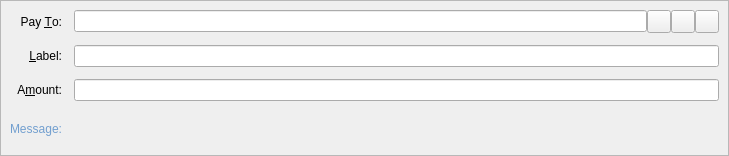
<?xml version="1.0" encoding="UTF-8"?>
<ui version="4.0">
 <class>SendCoinsEntry</class>
 <widget class="QStackedWidget" name="SendCoinsEntry">
  <property name="geometry">
   <rect>
    <x>0</x>
    <y>0</y>
    <width>729</width>
    <height>156</height>
   </rect>
  </property>
  <property name="focusPolicy">
   <enum>Qt::TabFocus</enum>
  </property>
  <property name="autoFillBackground">
   <bool>false</bool>
  </property>
  <widget class="QFrame" name="SendCoins">
   <property name="toolTip">
    <string>This is a normal payment.</string>
   </property>
   <property name="frameShape">
    <enum>QFrame::StyledPanel</enum>
   </property>
   <property name="frameShadow">
    <enum>QFrame::Sunken</enum>
   </property>
   <layout class="QGridLayout" name="gridLayout">
    <property name="spacing">
     <number>12</number>
    </property>
    <item row="0" column="0">
     <widget class="QLabel" name="payToLabel">
      <property name="text">
       <string>Pay &amp;To:</string>
      </property>
      <property name="alignment">
       <set>Qt::AlignRight|Qt::AlignTrailing|Qt::AlignVCenter</set>
      </property>
      <property name="buddy">
       <cstring>payTo</cstring>
      </property>
     </widget>
    </item>
    <item row="0" column="1">
     <layout class="QHBoxLayout" name="payToLayout">
      <property name="spacing">
       <number>0</number>
      </property>
      <item>
       <widget class="QValidatedLineEdit" name="payTo">
        <property name="toolTip">
         <string>The GTR address to send the payment to</string>
        </property>
       </widget>
      </item>
      <item>
       <widget class="QToolButton" name="addressBookButton">
        <property name="toolTip">
         <string>Choose previously used address</string>
        </property>
        <property name="text">
         <string/>
        </property>
        <property name="icon">
         <iconset resource="../GoldenTrillionCash.qrc">
          <normaloff>:/icons/address-book</normaloff>:/icons/address-book</iconset>
        </property>
        <property name="shortcut">
         <string>Alt+A</string>
        </property>
       </widget>
      </item>
      <item>
       <widget class="QToolButton" name="pasteButton">
        <property name="toolTip">
         <string>Paste address from clipboard</string>
        </property>
        <property name="text">
         <string/>
        </property>
        <property name="icon">
         <iconset resource="../GoldenTrillionCash.qrc">
          <normaloff>:/icons/editpaste</normaloff>:/icons/editpaste</iconset>
        </property>
        <property name="shortcut">
         <string>Alt+P</string>
        </property>
       </widget>
      </item>
      <item>
       <widget class="QToolButton" name="deleteButton">
        <property name="toolTip">
         <string>Remove this entry</string>
        </property>
        <property name="text">
         <string/>
        </property>
        <property name="icon">
         <iconset resource="../GoldenTrillionCash.qrc">
          <normaloff>:/icons/remove</normaloff>:/icons/remove</iconset>
        </property>
       </widget>
      </item>
     </layout>
    </item>
    <item row="1" column="0">
     <widget class="QLabel" name="labelLabel">
      <property name="text">
       <string>&amp;Label:</string>
      </property>
      <property name="alignment">
       <set>Qt::AlignRight|Qt::AlignTrailing|Qt::AlignVCenter</set>
      </property>
      <property name="buddy">
       <cstring>addAsLabel</cstring>
      </property>
     </widget>
    </item>
    <item row="1" column="1">
     <widget class="QLineEdit" name="addAsLabel">
      <property name="toolTip">
       <string>Enter a label for this address to add it to the list of used addresses</string>
      </property>
     </widget>
    </item>
    <item row="2" column="0">
     <widget class="QLabel" name="amountLabel">
      <property name="text">
       <string>A&amp;mount:</string>
      </property>
      <property name="alignment">
       <set>Qt::AlignRight|Qt::AlignTrailing|Qt::AlignVCenter</set>
      </property>
      <property name="buddy">
       <cstring>payAmount</cstring>
      </property>
     </widget>
    </item>
    <item row="2" column="1">
     <widget class="BitcoinAmountField" name="payAmount"/>
    </item>
    <item row="3" column="0">
     <widget class="QLabel" name="messageLabel">
      <property name="text">
       <string>&lt;html&gt;&lt;head/&gt;&lt;body&gt;&lt;p&gt;&lt;span style=&quot; color:#729fcf;&quot;&gt;Message:&lt;/span&gt;&lt;/p&gt;&lt;/body&gt;&lt;/html&gt;</string>
      </property>
      <property name="alignment">
       <set>Qt::AlignRight|Qt::AlignTrailing|Qt::AlignVCenter</set>
      </property>
     </widget>
    </item>
    <item row="3" column="1">
     <widget class="QLabel" name="messageTextLabel">
      <property name="toolTip">
       <string>A message that was attached to the GoldenTrillionCash: URI which will be stored with the transaction for your reference. Note: This message will not be sent over the GoldenTrillionCash network.</string>
      </property>
      <property name="textFormat">
       <enum>Qt::PlainText</enum>
      </property>
     </widget>
    </item>
   </layout>
  </widget>
  <widget class="QFrame" name="SendCoins_InsecurePaymentRequest">
   <property name="palette">
    <palette>
     <active>
      <colorrole role="WindowText">
       <brush brushstyle="SolidPattern">
        <color alpha="255">
         <red>0</red>
         <green>0</green>
         <blue>0</blue>
        </color>
       </brush>
      </colorrole>
      <colorrole role="Button">
       <brush brushstyle="SolidPattern">
        <color alpha="255">
         <red>255</red>
         <green>255</green>
         <blue>127</blue>
        </color>
       </brush>
      </colorrole>
      <colorrole role="Light">
       <brush brushstyle="SolidPattern">
        <color alpha="255">
         <red>255</red>
         <green>255</green>
         <blue>255</blue>
        </color>
       </brush>
      </colorrole>
      <colorrole role="Midlight">
       <brush brushstyle="SolidPattern">
        <color alpha="255">
         <red>255</red>
         <green>255</green>
         <blue>191</blue>
        </color>
       </brush>
      </colorrole>
      <colorrole role="Dark">
       <brush brushstyle="SolidPattern">
        <color alpha="255">
         <red>127</red>
         <green>127</green>
         <blue>63</blue>
        </color>
       </brush>
      </colorrole>
      <colorrole role="Mid">
       <brush brushstyle="SolidPattern">
        <color alpha="255">
         <red>170</red>
         <green>170</green>
         <blue>84</blue>
        </color>
       </brush>
      </colorrole>
      <colorrole role="Text">
       <brush brushstyle="SolidPattern">
        <color alpha="255">
         <red>0</red>
         <green>0</green>
         <blue>0</blue>
        </color>
       </brush>
      </colorrole>
      <colorrole role="BrightText">
       <brush brushstyle="SolidPattern">
        <color alpha="255">
         <red>255</red>
         <green>255</green>
         <blue>255</blue>
        </color>
       </brush>
      </colorrole>
      <colorrole role="ButtonText">
       <brush brushstyle="SolidPattern">
        <color alpha="255">
         <red>0</red>
         <green>0</green>
         <blue>0</blue>
        </color>
       </brush>
      </colorrole>
      <colorrole role="Base">
       <brush brushstyle="SolidPattern">
        <color alpha="255">
         <red>255</red>
         <green>255</green>
         <blue>255</blue>
        </color>
       </brush>
      </colorrole>
      <colorrole role="Window">
       <brush brushstyle="SolidPattern">
        <color alpha="255">
         <red>255</red>
         <green>255</green>
         <blue>127</blue>
        </color>
       </brush>
      </colorrole>
      <colorrole role="Shadow">
       <brush brushstyle="SolidPattern">
        <color alpha="255">
         <red>0</red>
         <green>0</green>
         <blue>0</blue>
        </color>
       </brush>
      </colorrole>
      <colorrole role="AlternateBase">
       <brush brushstyle="SolidPattern">
        <color alpha="255">
         <red>255</red>
         <green>255</green>
         <blue>191</blue>
        </color>
       </brush>
      </colorrole>
      <colorrole role="ToolTipBase">
       <brush brushstyle="SolidPattern">
        <color alpha="255">
         <red>255</red>
         <green>255</green>
         <blue>220</blue>
        </color>
       </brush>
      </colorrole>
      <colorrole role="ToolTipText">
       <brush brushstyle="SolidPattern">
        <color alpha="255">
         <red>0</red>
         <green>0</green>
         <blue>0</blue>
        </color>
       </brush>
      </colorrole>
     </active>
     <inactive>
      <colorrole role="WindowText">
       <brush brushstyle="SolidPattern">
        <color alpha="255">
         <red>0</red>
         <green>0</green>
         <blue>0</blue>
        </color>
       </brush>
      </colorrole>
      <colorrole role="Button">
       <brush brushstyle="SolidPattern">
        <color alpha="255">
         <red>255</red>
         <green>255</green>
         <blue>127</blue>
        </color>
       </brush>
      </colorrole>
      <colorrole role="Light">
       <brush brushstyle="SolidPattern">
        <color alpha="255">
         <red>255</red>
         <green>255</green>
         <blue>255</blue>
        </color>
       </brush>
      </colorrole>
      <colorrole role="Midlight">
       <brush brushstyle="SolidPattern">
        <color alpha="255">
         <red>255</red>
         <green>255</green>
         <blue>191</blue>
        </color>
       </brush>
      </colorrole>
      <colorrole role="Dark">
       <brush brushstyle="SolidPattern">
        <color alpha="255">
         <red>127</red>
         <green>127</green>
         <blue>63</blue>
        </color>
       </brush>
      </colorrole>
      <colorrole role="Mid">
       <brush brushstyle="SolidPattern">
        <color alpha="255">
         <red>170</red>
         <green>170</green>
         <blue>84</blue>
        </color>
       </brush>
      </colorrole>
      <colorrole role="Text">
       <brush brushstyle="SolidPattern">
        <color alpha="255">
         <red>0</red>
         <green>0</green>
         <blue>0</blue>
        </color>
       </brush>
      </colorrole>
      <colorrole role="BrightText">
       <brush brushstyle="SolidPattern">
        <color alpha="255">
         <red>255</red>
         <green>255</green>
         <blue>255</blue>
        </color>
       </brush>
      </colorrole>
      <colorrole role="ButtonText">
       <brush brushstyle="SolidPattern">
        <color alpha="255">
         <red>0</red>
         <green>0</green>
         <blue>0</blue>
        </color>
       </brush>
      </colorrole>
      <colorrole role="Base">
       <brush brushstyle="SolidPattern">
        <color alpha="255">
         <red>255</red>
         <green>255</green>
         <blue>255</blue>
        </color>
       </brush>
      </colorrole>
      <colorrole role="Window">
       <brush brushstyle="SolidPattern">
        <color alpha="255">
         <red>255</red>
         <green>255</green>
         <blue>127</blue>
        </color>
       </brush>
      </colorrole>
      <colorrole role="Shadow">
       <brush brushstyle="SolidPattern">
        <color alpha="255">
         <red>0</red>
         <green>0</green>
         <blue>0</blue>
        </color>
       </brush>
      </colorrole>
      <colorrole role="AlternateBase">
       <brush brushstyle="SolidPattern">
        <color alpha="255">
         <red>255</red>
         <green>255</green>
         <blue>191</blue>
        </color>
       </brush>
      </colorrole>
      <colorrole role="ToolTipBase">
       <brush brushstyle="SolidPattern">
        <color alpha="255">
         <red>255</red>
         <green>255</green>
         <blue>220</blue>
        </color>
       </brush>
      </colorrole>
      <colorrole role="ToolTipText">
       <brush brushstyle="SolidPattern">
        <color alpha="255">
         <red>0</red>
         <green>0</green>
         <blue>0</blue>
        </color>
       </brush>
      </colorrole>
     </inactive>
     <disabled>
      <colorrole role="WindowText">
       <brush brushstyle="SolidPattern">
        <color alpha="255">
         <red>127</red>
         <green>127</green>
         <blue>63</blue>
        </color>
       </brush>
      </colorrole>
      <colorrole role="Button">
       <brush brushstyle="SolidPattern">
        <color alpha="255">
         <red>255</red>
         <green>255</green>
         <blue>127</blue>
        </color>
       </brush>
      </colorrole>
      <colorrole role="Light">
       <brush brushstyle="SolidPattern">
        <color alpha="255">
         <red>255</red>
         <green>255</green>
         <blue>255</blue>
        </color>
       </brush>
      </colorrole>
      <colorrole role="Midlight">
       <brush brushstyle="SolidPattern">
        <color alpha="255">
         <red>255</red>
         <green>255</green>
         <blue>191</blue>
        </color>
       </brush>
      </colorrole>
      <colorrole role="Dark">
       <brush brushstyle="SolidPattern">
        <color alpha="255">
         <red>127</red>
         <green>127</green>
         <blue>63</blue>
        </color>
       </brush>
      </colorrole>
      <colorrole role="Mid">
       <brush brushstyle="SolidPattern">
        <color alpha="255">
         <red>170</red>
         <green>170</green>
         <blue>84</blue>
        </color>
       </brush>
      </colorrole>
      <colorrole role="Text">
       <brush brushstyle="SolidPattern">
        <color alpha="255">
         <red>127</red>
         <green>127</green>
         <blue>63</blue>
        </color>
       </brush>
      </colorrole>
      <colorrole role="BrightText">
       <brush brushstyle="SolidPattern">
        <color alpha="255">
         <red>255</red>
         <green>255</green>
         <blue>255</blue>
        </color>
       </brush>
      </colorrole>
      <colorrole role="ButtonText">
       <brush brushstyle="SolidPattern">
        <color alpha="255">
         <red>127</red>
         <green>127</green>
         <blue>63</blue>
        </color>
       </brush>
      </colorrole>
      <colorrole role="Base">
       <brush brushstyle="SolidPattern">
        <color alpha="255">
         <red>255</red>
         <green>255</green>
         <blue>127</blue>
        </color>
       </brush>
      </colorrole>
      <colorrole role="Window">
       <brush brushstyle="SolidPattern">
        <color alpha="255">
         <red>255</red>
         <green>255</green>
         <blue>127</blue>
        </color>
       </brush>
      </colorrole>
      <colorrole role="Shadow">
       <brush brushstyle="SolidPattern">
        <color alpha="255">
         <red>0</red>
         <green>0</green>
         <blue>0</blue>
        </color>
       </brush>
      </colorrole>
      <colorrole role="AlternateBase">
       <brush brushstyle="SolidPattern">
        <color alpha="255">
         <red>255</red>
         <green>255</green>
         <blue>127</blue>
        </color>
       </brush>
      </colorrole>
      <colorrole role="ToolTipBase">
       <brush brushstyle="SolidPattern">
        <color alpha="255">
         <red>255</red>
         <green>255</green>
         <blue>220</blue>
        </color>
       </brush>
      </colorrole>
      <colorrole role="ToolTipText">
       <brush brushstyle="SolidPattern">
        <color alpha="255">
         <red>0</red>
         <green>0</green>
         <blue>0</blue>
        </color>
       </brush>
      </colorrole>
     </disabled>
    </palette>
   </property>
   <property name="toolTip">
    <string>This is an unverified payment request.</string>
   </property>
   <property name="autoFillBackground">
    <bool>true</bool>
   </property>
   <property name="frameShape">
    <enum>QFrame::StyledPanel</enum>
   </property>
   <property name="frameShadow">
    <enum>QFrame::Sunken</enum>
   </property>
   <layout class="QGridLayout" name="gridLayout_is">
    <property name="spacing">
     <number>12</number>
    </property>
    <item row="0" column="0">
     <widget class="QLabel" name="payToLabel_is">
      <property name="text">
       <string>Pay To:</string>
      </property>
      <property name="alignment">
       <set>Qt::AlignRight|Qt::AlignTrailing|Qt::AlignVCenter</set>
      </property>
     </widget>
    </item>
    <item row="0" column="1">
     <layout class="QHBoxLayout" name="payToLayout_is">
      <property name="spacing">
       <number>0</number>
      </property>
      <item>
       <widget class="QLabel" name="payTo_is"/>
      </item>
      <item>
       <widget class="QToolButton" name="deleteButton_is">
        <property name="toolTip">
         <string>Remove this entry</string>
        </property>
        <property name="text">
         <string/>
        </property>
        <property name="icon">
         <iconset resource="../GoldenTrillionCash.qrc">
          <normaloff>:/icons/remove</normaloff>:/icons/remove</iconset>
        </property>
       </widget>
      </item>
     </layout>
    </item>
    <item row="1" column="0">
     <widget class="QLabel" name="memoLabel_is">
      <property name="text">
       <string>Memo:</string>
      </property>
      <property name="alignment">
       <set>Qt::AlignRight|Qt::AlignTrailing|Qt::AlignVCenter</set>
      </property>
     </widget>
    </item>
    <item row="1" column="1">
     <widget class="QLabel" name="memoTextLabel_is">
      <property name="textFormat">
       <enum>Qt::PlainText</enum>
      </property>
     </widget>
    </item>
    <item row="2" column="0">
     <widget class="QLabel" name="amountLabel_is">
      <property name="text">
       <string>A&amp;mount:</string>
      </property>
      <property name="alignment">
       <set>Qt::AlignRight|Qt::AlignTrailing|Qt::AlignVCenter</set>
      </property>
      <property name="buddy">
       <cstring>payAmount_is</cstring>
      </property>
     </widget>
    </item>
    <item row="2" column="1">
     <widget class="BitcoinAmountField" name="payAmount_is">
      <property name="acceptDrops">
       <bool>false</bool>
      </property>
     </widget>
    </item>
   </layout>
  </widget>
  <widget class="QFrame" name="SendCoins_SecurePaymentRequest">
   <property name="palette">
    <palette>
     <active>
      <colorrole role="WindowText">
       <brush brushstyle="SolidPattern">
        <color alpha="255">
         <red>0</red>
         <green>0</green>
         <blue>0</blue>
        </color>
       </brush>
      </colorrole>
      <colorrole role="Button">
       <brush brushstyle="SolidPattern">
        <color alpha="255">
         <red>140</red>
         <green>232</green>
         <blue>119</blue>
        </color>
       </brush>
      </colorrole>
      <colorrole role="Light">
       <brush brushstyle="SolidPattern">
        <color alpha="255">
         <red>230</red>
         <green>255</green>
         <blue>224</blue>
        </color>
       </brush>
      </colorrole>
      <colorrole role="Midlight">
       <brush brushstyle="SolidPattern">
        <color alpha="255">
         <red>185</red>
         <green>243</green>
         <blue>171</blue>
        </color>
       </brush>
      </colorrole>
      <colorrole role="Dark">
       <brush brushstyle="SolidPattern">
        <color alpha="255">
         <red>70</red>
         <green>116</green>
         <blue>59</blue>
        </color>
       </brush>
      </colorrole>
      <colorrole role="Mid">
       <brush brushstyle="SolidPattern">
        <color alpha="255">
         <red>93</red>
         <green>155</green>
         <blue>79</blue>
        </color>
       </brush>
      </colorrole>
      <colorrole role="Text">
       <brush brushstyle="SolidPattern">
        <color alpha="255">
         <red>0</red>
         <green>0</green>
         <blue>0</blue>
        </color>
       </brush>
      </colorrole>
      <colorrole role="BrightText">
       <brush brushstyle="SolidPattern">
        <color alpha="255">
         <red>155</red>
         <green>255</green>
         <blue>147</blue>
        </color>
       </brush>
      </colorrole>
      <colorrole role="ButtonText">
       <brush brushstyle="SolidPattern">
        <color alpha="255">
         <red>0</red>
         <green>0</green>
         <blue>0</blue>
        </color>
       </brush>
      </colorrole>
      <colorrole role="Base">
       <brush brushstyle="SolidPattern">
        <color alpha="255">
         <red>119</red>
         <green>255</green>
         <blue>233</blue>
        </color>
       </brush>
      </colorrole>
      <colorrole role="Window">
       <brush brushstyle="SolidPattern">
        <color alpha="255">
         <red>140</red>
         <green>232</green>
         <blue>119</blue>
        </color>
       </brush>
      </colorrole>
      <colorrole role="Shadow">
       <brush brushstyle="SolidPattern">
        <color alpha="255">
         <red>0</red>
         <green>0</green>
         <blue>0</blue>
        </color>
       </brush>
      </colorrole>
      <colorrole role="AlternateBase">
       <brush brushstyle="SolidPattern">
        <color alpha="255">
         <red>197</red>
         <green>243</green>
         <blue>187</blue>
        </color>
       </brush>
      </colorrole>
      <colorrole role="NoRole">
       <brush brushstyle="SolidPattern">
        <color alpha="255">
         <red>125</red>
         <green>194</green>
         <blue>122</blue>
        </color>
       </brush>
      </colorrole>
      <colorrole role="ToolTipBase">
       <brush brushstyle="SolidPattern">
        <color alpha="255">
         <red>255</red>
         <green>255</green>
         <blue>220</blue>
        </color>
       </brush>
      </colorrole>
      <colorrole role="ToolTipText">
       <brush brushstyle="SolidPattern">
        <color alpha="255">
         <red>0</red>
         <green>0</green>
         <blue>0</blue>
        </color>
       </brush>
      </colorrole>
     </active>
     <inactive>
      <colorrole role="WindowText">
       <brush brushstyle="SolidPattern">
        <color alpha="255">
         <red>0</red>
         <green>0</green>
         <blue>0</blue>
        </color>
       </brush>
      </colorrole>
      <colorrole role="Button">
       <brush brushstyle="SolidPattern">
        <color alpha="255">
         <red>140</red>
         <green>232</green>
         <blue>119</blue>
        </color>
       </brush>
      </colorrole>
      <colorrole role="Light">
       <brush brushstyle="SolidPattern">
        <color alpha="255">
         <red>230</red>
         <green>255</green>
         <blue>224</blue>
        </color>
       </brush>
      </colorrole>
      <colorrole role="Midlight">
       <brush brushstyle="SolidPattern">
        <color alpha="255">
         <red>185</red>
         <green>243</green>
         <blue>171</blue>
        </color>
       </brush>
      </colorrole>
      <colorrole role="Dark">
       <brush brushstyle="SolidPattern">
        <color alpha="255">
         <red>70</red>
         <green>116</green>
         <blue>59</blue>
        </color>
       </brush>
      </colorrole>
      <colorrole role="Mid">
       <brush brushstyle="SolidPattern">
        <color alpha="255">
         <red>93</red>
         <green>155</green>
         <blue>79</blue>
        </color>
       </brush>
      </colorrole>
      <colorrole role="Text">
       <brush brushstyle="SolidPattern">
        <color alpha="255">
         <red>0</red>
         <green>0</green>
         <blue>0</blue>
        </color>
       </brush>
      </colorrole>
      <colorrole role="BrightText">
       <brush brushstyle="SolidPattern">
        <color alpha="255">
         <red>155</red>
         <green>255</green>
         <blue>147</blue>
        </color>
       </brush>
      </colorrole>
      <colorrole role="ButtonText">
       <brush brushstyle="SolidPattern">
        <color alpha="255">
         <red>0</red>
         <green>0</green>
         <blue>0</blue>
        </color>
       </brush>
      </colorrole>
      <colorrole role="Base">
       <brush brushstyle="SolidPattern">
        <color alpha="255">
         <red>119</red>
         <green>255</green>
         <blue>233</blue>
        </color>
       </brush>
      </colorrole>
      <colorrole role="Window">
       <brush brushstyle="SolidPattern">
        <color alpha="255">
         <red>140</red>
         <green>232</green>
         <blue>119</blue>
        </color>
       </brush>
      </colorrole>
      <colorrole role="Shadow">
       <brush brushstyle="SolidPattern">
        <color alpha="255">
         <red>0</red>
         <green>0</green>
         <blue>0</blue>
        </color>
       </brush>
      </colorrole>
      <colorrole role="AlternateBase">
       <brush brushstyle="SolidPattern">
        <color alpha="255">
         <red>197</red>
         <green>243</green>
         <blue>187</blue>
        </color>
       </brush>
      </colorrole>
      <colorrole role="NoRole">
       <brush brushstyle="SolidPattern">
        <color alpha="255">
         <red>125</red>
         <green>194</green>
         <blue>122</blue>
        </color>
       </brush>
      </colorrole>
      <colorrole role="ToolTipBase">
       <brush brushstyle="SolidPattern">
        <color alpha="255">
         <red>255</red>
         <green>255</green>
         <blue>220</blue>
        </color>
       </brush>
      </colorrole>
      <colorrole role="ToolTipText">
       <brush brushstyle="SolidPattern">
        <color alpha="255">
         <red>0</red>
         <green>0</green>
         <blue>0</blue>
        </color>
       </brush>
      </colorrole>
     </inactive>
     <disabled>
      <colorrole role="WindowText">
       <brush brushstyle="SolidPattern">
        <color alpha="255">
         <red>70</red>
         <green>116</green>
         <blue>59</blue>
        </color>
       </brush>
      </colorrole>
      <colorrole role="Button">
       <brush brushstyle="SolidPattern">
        <color alpha="255">
         <red>140</red>
         <green>232</green>
         <blue>119</blue>
        </color>
       </brush>
      </colorrole>
      <colorrole role="Light">
       <brush brushstyle="SolidPattern">
        <color alpha="255">
         <red>230</red>
         <green>255</green>
         <blue>224</blue>
        </color>
       </brush>
      </colorrole>
      <colorrole role="Midlight">
       <brush brushstyle="SolidPattern">
        <color alpha="255">
         <red>185</red>
         <green>243</green>
         <blue>171</blue>
        </color>
       </brush>
      </colorrole>
      <colorrole role="Dark">
       <brush brushstyle="SolidPattern">
        <color alpha="255">
         <red>70</red>
         <green>116</green>
         <blue>59</blue>
        </color>
       </brush>
      </colorrole>
      <colorrole role="Mid">
       <brush brushstyle="SolidPattern">
        <color alpha="255">
         <red>93</red>
         <green>155</green>
         <blue>79</blue>
        </color>
       </brush>
      </colorrole>
      <colorrole role="Text">
       <brush brushstyle="SolidPattern">
        <color alpha="255">
         <red>70</red>
         <green>116</green>
         <blue>59</blue>
        </color>
       </brush>
      </colorrole>
      <colorrole role="BrightText">
       <brush brushstyle="SolidPattern">
        <color alpha="255">
         <red>155</red>
         <green>255</green>
         <blue>147</blue>
        </color>
       </brush>
      </colorrole>
      <colorrole role="ButtonText">
       <brush brushstyle="SolidPattern">
        <color alpha="255">
         <red>70</red>
         <green>116</green>
         <blue>59</blue>
        </color>
       </brush>
      </colorrole>
      <colorrole role="Base">
       <brush brushstyle="SolidPattern">
        <color alpha="255">
         <red>140</red>
         <green>232</green>
         <blue>119</blue>
        </color>
       </brush>
      </colorrole>
      <colorrole role="Window">
       <brush brushstyle="SolidPattern">
        <color alpha="255">
         <red>140</red>
         <green>232</green>
         <blue>119</blue>
        </color>
       </brush>
      </colorrole>
      <colorrole role="Shadow">
       <brush brushstyle="SolidPattern">
        <color alpha="255">
         <red>0</red>
         <green>0</green>
         <blue>0</blue>
        </color>
       </brush>
      </colorrole>
      <colorrole role="AlternateBase">
       <brush brushstyle="SolidPattern">
        <color alpha="255">
         <red>140</red>
         <green>232</green>
         <blue>119</blue>
        </color>
       </brush>
      </colorrole>
      <colorrole role="NoRole">
       <brush brushstyle="SolidPattern">
        <color alpha="255">
         <red>125</red>
         <green>194</green>
         <blue>122</blue>
        </color>
       </brush>
      </colorrole>
      <colorrole role="ToolTipBase">
       <brush brushstyle="SolidPattern">
        <color alpha="255">
         <red>255</red>
         <green>255</green>
         <blue>220</blue>
        </color>
       </brush>
      </colorrole>
      <colorrole role="ToolTipText">
       <brush brushstyle="SolidPattern">
        <color alpha="255">
         <red>0</red>
         <green>0</green>
         <blue>0</blue>
        </color>
       </brush>
      </colorrole>
     </disabled>
    </palette>
   </property>
   <property name="toolTip">
    <string>This is a verified payment request.</string>
   </property>
   <property name="autoFillBackground">
    <bool>true</bool>
   </property>
   <property name="frameShape">
    <enum>QFrame::StyledPanel</enum>
   </property>
   <property name="frameShadow">
    <enum>QFrame::Sunken</enum>
   </property>
   <layout class="QGridLayout" name="gridLayout_s">
    <property name="spacing">
     <number>12</number>
    </property>
    <item row="0" column="0">
     <widget class="QLabel" name="payToLabel_s">
      <property name="text">
       <string>Pay To:</string>
      </property>
      <property name="alignment">
       <set>Qt::AlignRight|Qt::AlignTrailing|Qt::AlignVCenter</set>
      </property>
     </widget>
    </item>
    <item row="0" column="1">
     <layout class="QHBoxLayout" name="payToLayout_s">
      <property name="spacing">
       <number>0</number>
      </property>
      <item>
       <widget class="QLabel" name="payTo_s">
        <property name="textFormat">
         <enum>Qt::PlainText</enum>
        </property>
       </widget>
      </item>
      <item>
       <widget class="QToolButton" name="deleteButton_s">
        <property name="toolTip">
         <string>Remove this entry</string>
        </property>
        <property name="text">
         <string/>
        </property>
        <property name="icon">
         <iconset resource="../GoldenTrillionCash.qrc">
          <normaloff>:/icons/remove</normaloff>:/icons/remove</iconset>
        </property>
       </widget>
      </item>
     </layout>
    </item>
    <item row="1" column="0">
     <widget class="QLabel" name="memoLabel_s">
      <property name="text">
       <string>Memo:</string>
      </property>
      <property name="alignment">
       <set>Qt::AlignRight|Qt::AlignTrailing|Qt::AlignVCenter</set>
      </property>
     </widget>
    </item>
    <item row="1" column="1">
     <widget class="QLabel" name="memoTextLabel_s">
      <property name="textFormat">
       <enum>Qt::PlainText</enum>
      </property>
     </widget>
    </item>
    <item row="2" column="0">
     <widget class="QLabel" name="amountLabel_s">
      <property name="text">
       <string>A&amp;mount:</string>
      </property>
      <property name="alignment">
       <set>Qt::AlignRight|Qt::AlignTrailing|Qt::AlignVCenter</set>
      </property>
      <property name="buddy">
       <cstring>payAmount_s</cstring>
      </property>
     </widget>
    </item>
    <item row="2" column="1">
     <widget class="BitcoinAmountField" name="payAmount_s">
      <property name="acceptDrops">
       <bool>false</bool>
      </property>
     </widget>
    </item>
   </layout>
  </widget>
 </widget>
 <customwidgets>
  <customwidget>
   <class>QValidatedLineEdit</class>
   <extends>QLineEdit</extends>
   <header>qvalidatedlineedit.h</header>
  </customwidget>
  <customwidget>
   <class>BitcoinAmountField</class>
   <extends>QLineEdit</extends>
   <header>bitcoinamountfield.h</header>
  </customwidget>
 </customwidgets>
 <tabstops>
  <tabstop>payTo</tabstop>
  <tabstop>addressBookButton</tabstop>
  <tabstop>pasteButton</tabstop>
  <tabstop>deleteButton</tabstop>
  <tabstop>addAsLabel</tabstop>
  <tabstop>payAmount</tabstop>
  <tabstop>payAmount_is</tabstop>
  <tabstop>deleteButton_is</tabstop>
  <tabstop>payAmount_s</tabstop>
  <tabstop>deleteButton_s</tabstop>
 </tabstops>
 <resources>
  <include location="../GoldenTrillionCash.qrc"/>
 </resources>
 <connections/>
</ui>
